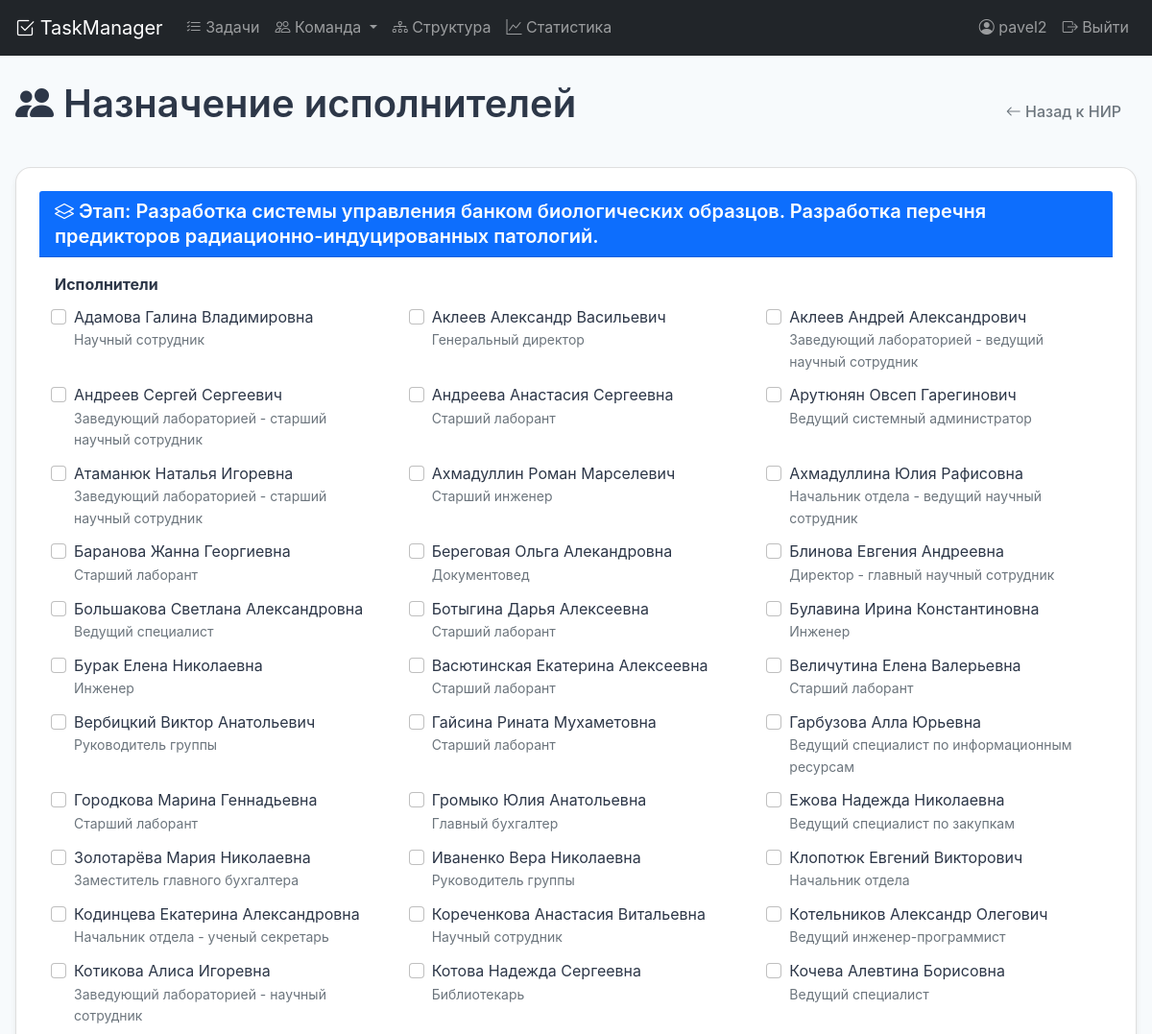
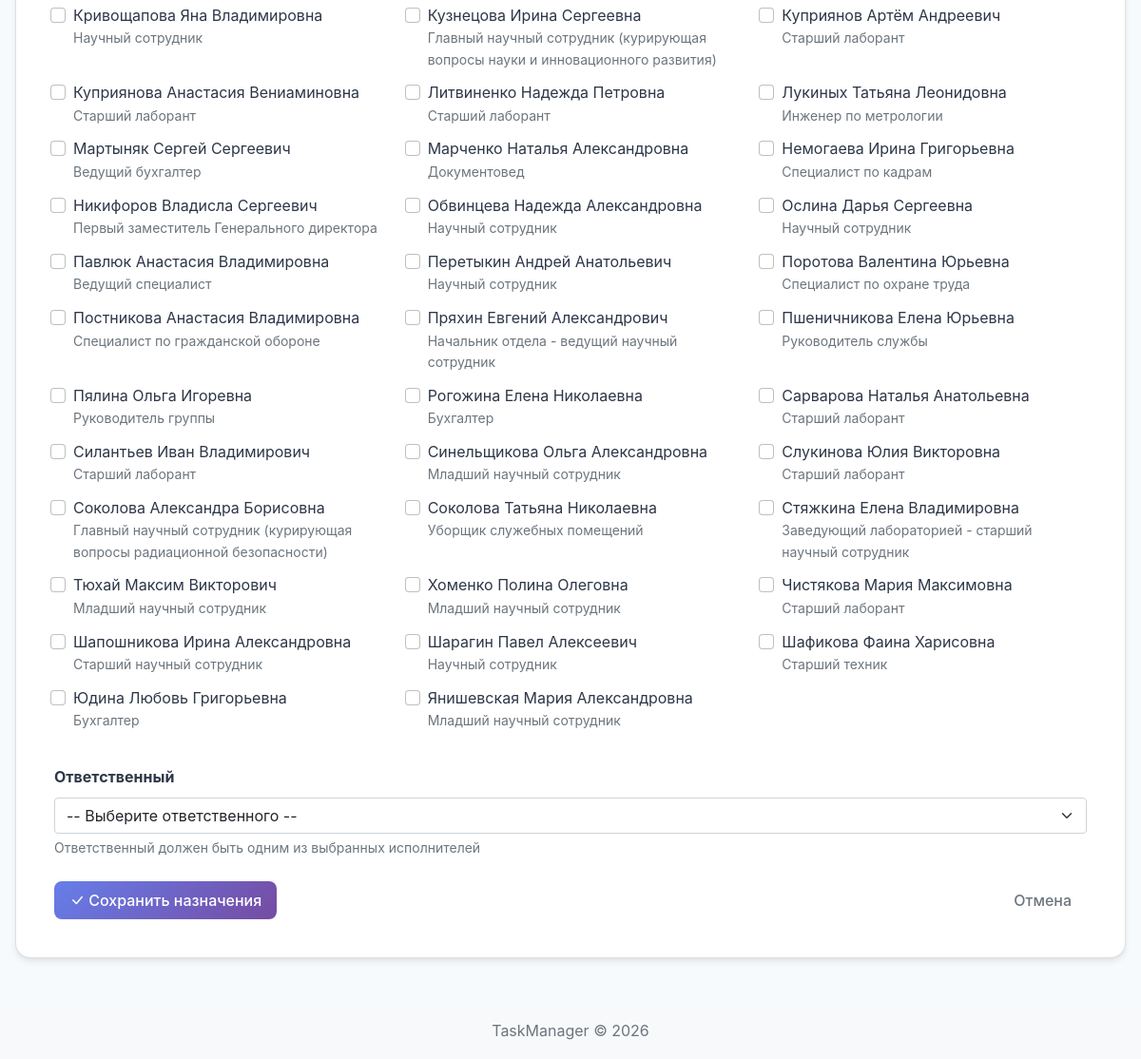
Page /research/assign/stage/41/ (signed in) on the earlier database version (2 pictures, top to bottom).
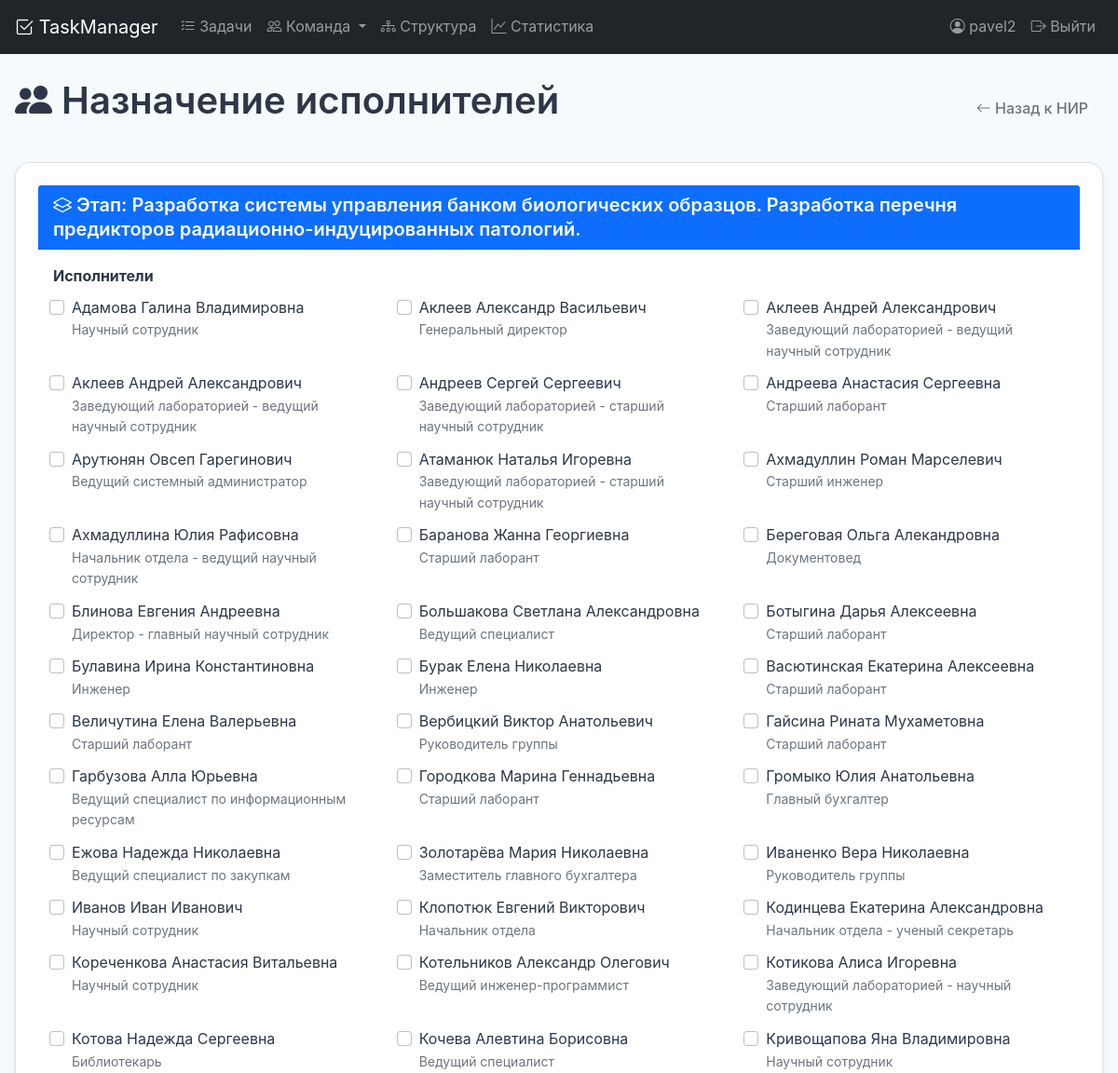
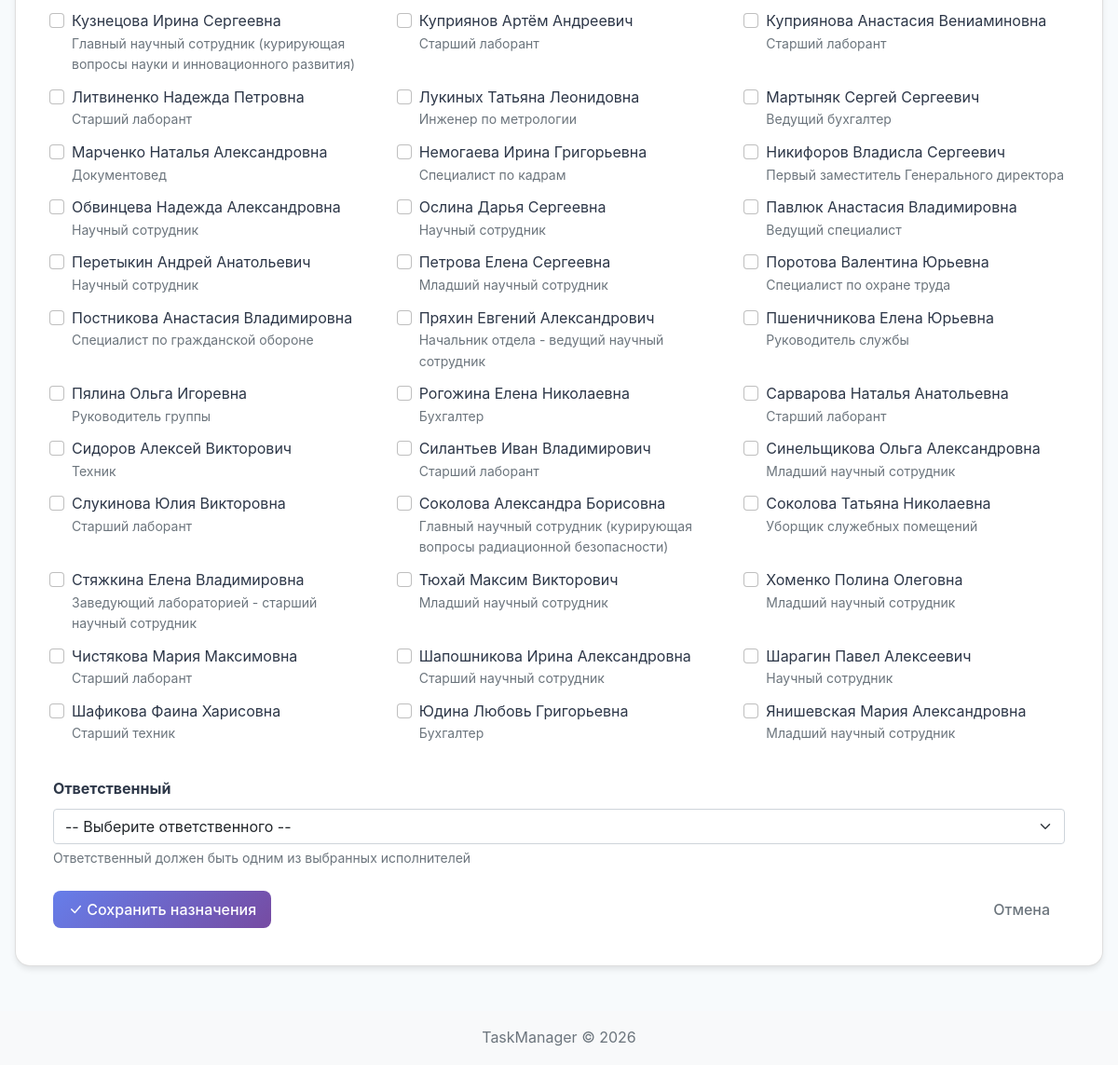
Same page on the later database version (2 pictures, top to bottom).
### tasks/models.py (models this page shows, shortened)
class ResearchStage(models.Model):
    research_task = models.ForeignKey(
        ResearchTask,  # Теперь ResearchTask уже определен
        on_delete=models.CASCADE,
        related_name='stages',
        verbose_name='НИР'
    )
    stage_number = models.IntegerField('Номер этапа')
    title = models.TextField('Наименование этапа')
    start_date = models.DateField('Дата начала', null=True, blank=True)
    end_date = models.DateField('Дата окончания', null=True, blank=True)
    performers = models.ManyToManyField(
        'Employee',  # Используем строку вместо прямого импорта
        verbose_name='Исполнители',
        related_name='research_stages',
        blank=True
    )
    responsible = models.ForeignKey(
        'Employee',  # Используем строку вместо прямого импорта
        on_delete=models.SET_NULL,
        verbose_name='Ответственный',
        related_name='responsible_stages',
        null=True,
        blank=True
    )
    class Meta:
        verbose_name = 'Этап НИР'
        verbose_name_plural = 'Этапы НИР'
        ordering = ['stage_number']
    def __str__(self):
        return f"Этап {self.stage_number}: {self.title[:50]}"

class Employee(models.Model):
    DEPARTMENT_CHOICES = [
        ('development', 'Разработка'),
        ('design', 'Дизайн'),
        ('marketing', 'Маркетинг'),
        ('sales', 'Продажи'),
        ('hr', 'HR'),
        ('administration', 'Администрация'),
        ('research', 'Исследования'),
        ('other', 'Другое'),
    ]
    LABORATORY_CHOICES = [
        ('lab1', 'Лаборатория №1'),
        ('lab2', 'Лаборатория №2'),
        ('lab3', 'Лаборатория №3'),
        ('research_lab', 'Исследовательская лаборатория'),
        ('test_lab', 'Тестовая лаборатория'),
        ('other', 'Другая'),
    ]
    last_name = models.CharField('Фамилия', max_length=100)
    first_name = models.CharField('Имя', max_length=100)
    patronymic = models.CharField('Отчество', max_length=100, blank=True, null=True)
    position = models.CharField('Должность', max_length=200)
    email = models.EmailField('Email', unique=True)
    phone = models.CharField('Телефон', max_length=20, blank=True, null=True)
    department = models.CharField('Отдел', max_length=50, choices=DEPARTMENT_CHOICES, default='other')
    laboratory = models.CharField('Лаборатория', max_length=50, choices=LABORATORY_CHOICES, blank=True, null=True)
    hire_date = models.DateField('Дата найма', null=True, blank=True)
    is_active = models.BooleanField('Активный сотрудник', default=True)
    notes = models.TextField('Заметки', blank=True, null=True)
    created_date = models.DateTimeField('Дата создания', auto_now_add=True)
    updated_date = models.DateTimeField('Дата обновления', auto_now=True)
    created_by = models.ForeignKey(User, on_delete=models.SET_NULL, null=True, related_name='created_employees')
    class Meta:
        verbose_name = 'Сотрудник'
        verbose_name_plural = 'Сотрудники'
        ordering = ['last_name', 'first_name']
        indexes = [
            models.Index(fields=['last_name', 'first_name'], name='emp_name_idx'),
            models.Index(fields=['email'], name='emp_email_idx'),
            models.Index(fields=['is_active'], name='emp_active_idx'),
            models.Index(fields=['department'], name='emp_dept_idx'),
        ]
    @property
    def full_name(self):
        parts = [self.last_name, self.first_name]
        if self.patronymic:
            parts.append(self.patronymic)
        return ' '.join(parts)

### tasks/views/research_views.py (the view, shortened to what this page needs)
# urls.py: path('research/assign/<str:item_type>/<int:item_id>/', assign_research_performers, name='assign_research_performers'),
@login_required
def assign_research_performers(request, item_type, item_id):
    model_map = {
        'stage': ResearchStage,
        'substage': ResearchSubstage,
        'product': ResearchProduct,
    }
    if item_type not in model_map:
        return HttpResponseNotFound("Неверный тип элемента")
    item = get_object_or_404(model_map[item_type], id=item_id)
    employees = Employee.objects.filter(is_active=True).order_by('last_name', 'first_name')
    current_performers = item.performers.values_list('id', flat=True)
    context = {
        'item': item,
        'item_type': item_type,
        'employees': employees,
        'current_performers': list(current_performers),
        'current_responsible': item.responsible_id if item.responsible else None,
    }
    return render(request, 'tasks/assign_research_performers.html', context)

### taskmanager/tasks/templates/tasks/assign_research_performers.html (shortened to what this page needs)
{% extends 'base.html' %}
{% load static %}
{% block content %}
<div class="d-flex justify-content-between align-items-center mb-4">
    <h1><i class="bi bi-people-fill"></i> Назначение исполнителей</h1>
    <a href="{% url 'research_task_list' %}" class="btn btn-outline-secondary">
        <i class="bi bi-arrow-left"></i> Назад к НИР
    </a>
</div>
<div class="card">
    <div class="card-header bg-primary text-white">
        <h5 class="mb-0">
            {% if item_type == 'stage' %}
                <i class="bi bi-layers"></i> Этап: {{ item.title }}
            {% elif item_type == 'substage' %}
                <i class="bi bi-diagram-2"></i> Подэтап: {{ item.title }}
            {% elif item_type == 'product' %}
                <i class="bi bi-journal-text"></i> Продукция: {{ item.name }}
            {% endif %}
        </h5>
    </div>
    <div class="card-body">
        <form method="post">
            <div class="mb-4">
                <label class="form-label fw-bold">Исполнители</label>
                <div class="row">
                    {% for employee in employees %}
                        <div class="col-md-6 col-lg-4 mb-2">
                            <div class="form-check">
                                <input class="form-check-input" type="checkbox"
                                       name="performers" value="{{ employee.id }}"
                                       id="performer_{{ employee.id }}"
                                       {% if employee.id in current_performers %}checked{% endif %}>
                                <label class="form-check-label" for="performer_{{ employee.id }}">
                                    {{ employee.full_name }}
                                    <small class="text-muted d-block">{{ employee.position }}</small>
                                </label>
                            </div>
                        </div>
                    {% empty %}
                        <div class="col-12">
                            <p class="text-muted">Нет доступных сотрудников</p>
                        </div>
                    {% endfor %}
                </div>
            </div>
            <div class="mb-4">
                <label for="responsible" class="form-label fw-bold">Ответственный</label>
                <select name="responsible" id="responsible" class="form-select">
                    <option value="">-- Выберите ответственного --</option>
                </select>
                <div class="form-text">Ответственный должен быть одним из выбранных исполнителей</div>
            </div>
            <div class="d-flex justify-content-between">
                <button type="submit" class="btn btn-primary">
                    <i class="bi bi-check-lg"></i> Сохранить назначения
                </button>
                {% if item_type == 'stage' %}
                    <a href="{% url 'research_stage_detail' stage_id=item.id %}" class="btn btn-outline-secondary">Отмена</a>
                {% elif item_type == 'substage' %}
                    <a href="{% url 'research_substage_detail' substage_id=item.id %}" class="btn btn-outline-secondary">Отмена</a>
                {% elif item_type == 'product' %}
                    <a href="{% url 'research_product_detail' product_id=item.id %}" class="btn btn-outline-secondary">Отмена</a>
                {% endif %}
            </div>
        </form>
    </div>
</div>
{% endblock %}

### taskmanager/tasks/templates/base.html (shortened to what this page needs)
<!DOCTYPE html>
{% load static %}
<html lang="ru">
<head>
    <link href="https://cdn.jsdelivr.net/npm/bootstrap@5.1.3/dist/css/bootstrap.min.css" rel="stylesheet">
    <link rel="stylesheet" href="https://cdn.jsdelivr.net/npm/bootstrap-icons@1.8.1/font/bootstrap-icons.css">
        <link href="{% static 'css/style.css' %}" rel="stylesheet">
    <link href="{% static 'css/style.css' %}" rel="stylesheet">
</head>
<body>
    <nav class="navbar navbar-expand-lg navbar-dark bg-dark">
        <div class="container">
            <a class="navbar-brand" href="{% url 'task_list' %}">
                <i class="bi bi-check2-square"></i> TaskManager
            </a>
            <div class="collapse navbar-collapse" id="navbarNav">
                <ul class="navbar-nav me-auto">
                    <li class="nav-item">
                        <a class="nav-link" href="{% url 'task_list' %}">
                            <i class="bi bi-list-check"></i> Задачи
                        </a>
                    </li>
                    <li class="nav-item dropdown">
                        <a class="nav-link dropdown-toggle" href="#" data-bs-toggle="dropdown">
                            <i class="bi bi-people"></i> Команда
                        </a>
                    </li>
                    <li class="nav-item">
                        <a class="nav-link" href="{% url 'organization_chart' %}">
                            <i class="bi bi-diagram-3"></i> Структура
                        </a>
                    </li>
                    <li class="nav-item">
                        <a class="nav-link" href="{% url 'task_statistics' %}">
                            <i class="bi bi-graph-up"></i> Статистика
                        </a>
                    </li>
                </ul>
                <ul class="navbar-nav">
                    {% if user.is_authenticated %}
                        <li class="nav-item">
                            <span class="nav-link">
                                <i class="bi bi-person-circle"></i> {{ user.username }}
                            </span>
                        </li>
                        <li class="nav-item">
                            <a class="nav-link" href="{% url 'logout' %}">
                                <i class="bi bi-box-arrow-right"></i> Выйти
                            </a>
                        </li>
                    {% endif %}
                </ul>
            </div>
        </div>
    </nav>
    <main class="container mt-4">
        {% block content %}{% endblock %}
    </main>
    <footer class="footer mt-5 py-3 bg-light">
        <div class="container text-center">
            <span class="text-muted">TaskManager © {% now "Y" %}</span>
        </div>
    </footer>
</body>
</html>

### static/css/style.css (style rules this page uses)
:root { --primary-color: #667eea; --secondary-color: #764ba2; --success-color: #48bb78; --danger-color: #f56565; --warning-color: #ecc94b; --info-color: #4299e1; --dark-color: #2d3748; --light-color: #f7fafc; --gray-color: #a0aec0; --shadow-sm: 0 1px 2px 0 rgba(0, 0, 0, 0.05); --shadow-md: 0 4px 6px -1px rgba(0, 0, 0, 0.1); --shadow-lg: 0 10px 15px -3px rgba(0, 0, 0, 0.1); --shadow-xl: 0 20px 25px -5px rgba(0, 0, 0, 0.1); --border-radius-sm: 0.25rem; --border-radius-md: 0.5rem; --border-radius-lg: 1rem; --border-radius-xl: 2rem; --spacing-1: 0.25rem; --spacing-2: 0.5rem; --spacing-3: 0.75rem; --spacing-4: 1rem; --spacing-5: 1.25rem; --spacing-6: 1.5rem; --spacing-8: 2rem; --spacing-10: 2.5rem; --spacing-12: 3rem; }
* { margin: 0; padding: 0; box-sizing: border-box; }
body { font-family: -apple-system, BlinkMacSystemFont, 'Segoe UI', Roboto, 'Helvetica Neue', Arial, sans-serif; background-color: var(--light-color); color: var(--dark-color); line-height: 1.6; }
h1, h2, h3, h4, h5, h6 { font-weight: 600; line-height: 1.3; margin-bottom: var(--spacing-4); }
h1 { font-size: 2.5rem; }
h5 { font-size: 1.25rem; }
a { color: var(--primary-color); text-decoration: none; transition: color 0.2s; }
.btn { display: inline-block; padding: var(--spacing-2) var(--spacing-4); border-radius: var(--border-radius-md); font-weight: 500; text-align: center; cursor: pointer; transition: all 0.2s; border: none; font-size: 1rem; }
.btn-primary { background: linear-gradient(135deg, var(--primary-color), var(--secondary-color)); color: white; }
.card { background: white; border-radius: var(--border-radius-lg); box-shadow: var(--shadow-md); padding: var(--spacing-6); transition: all 0.3s; }
.form-label { display: block; margin-bottom: var(--spacing-2); font-weight: 500; color: var(--dark-color); }
.container { max-width: 1200px; margin: 0 auto; padding: 0 var(--spacing-4); }
.row { display: flex; flex-wrap: wrap; margin: 0 calc(-1 * var(--spacing-4)); }
.text-center { text-align: center; }
.mt-4 { margin-top: var(--spacing-4); }
.mt-5 { margin-top: var(--spacing-5); }
.mb-2 { margin-bottom: var(--spacing-2); }
.mb-4 { margin-bottom: var(--spacing-4); }

Differences in the rows shown:
added Employee: full_name "Аклеев Андрей Александрович", position "Заведующий лабораторией - ведущий научный сотрудник"
added Employee: full_name "Иванов Иван Иванович", position "Научный сотрудник"
added Employee: full_name "Петрова Елена Сергеевна", position "Младший научный сотрудник"
added Employee: full_name "Сидоров Алексей Викторович", position "Техник"
